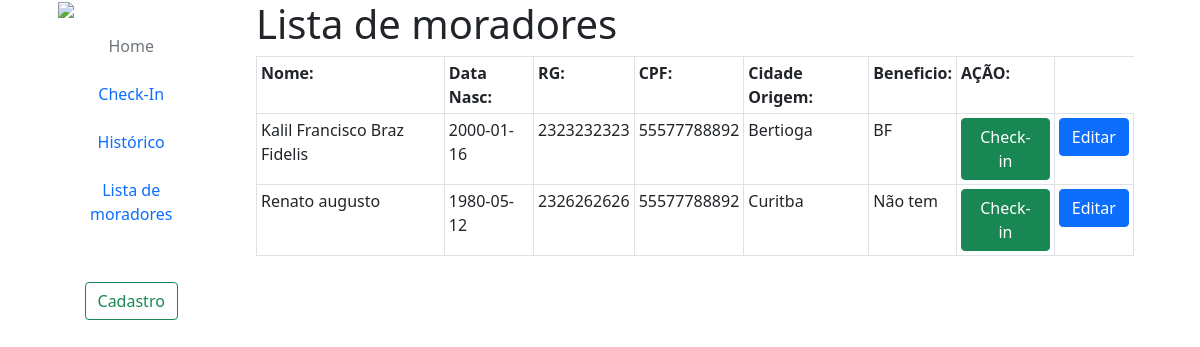
The app's page /fazcheckin.php, older data.
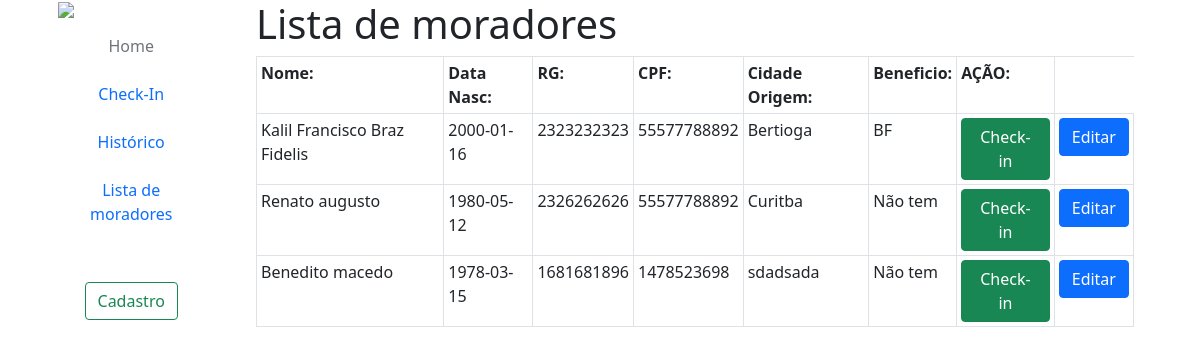
The same page, newer data.
### tables this page shows
CREATE TABLE moradores(
    id INTEGER PRIMARY KEY AUTOINCREMENT,
    nome TEXT NOT NULL,
    data_nasc TEXT NOT NULL,
    rg TEXT NOT NULL,
    cpf TEXT NOT NULL,
    cidade_origem TEXT NOT NULL,
    beneficio TEXT NOT NULL
    );

### fazcheckin.php (the view, shortened to what this page needs)
<?php
require 'Formularios/processo.php';
$sql = "SELECT * from moradores";
$stmt = $db->prepare($sql);
$stmt->execute();
$moradores = $stmt->fetchAll(PDO::FETCH_ASSOC);
?>
<!DOCTYPE html>
<html lang="pt-br">
    <head>
        <link href="https://cdn.jsdelivr.net/npm/bootstrap@5.0.2/dist/css/bootstrap.min.css" rel="stylesheet">
    </head>
    <body>
    <div class="container">
      <div class="row">
      <div class="col-2">
        <ul class="nav flex-column nav-fill">
        <li><img src="https://www.aparecida.sp.gov.br/img/logo_rodape.png" class="px-3 mb-2"></li>
        <li class="nav-item"><a href="index.html" class="nav-link px-2 mb-2 text-secondary">Home</a></li>
          <li class="nav-item"><a href="lista.php" class="nav-link px-2 mb-2">Check-In</a></li>
          <li class="nav-item"><a href="checarlista.php" class="nav-link px-2 mb-2">Histórico</a></li>
          <li class="nav-item"><a href="fazcheckin.php" class="nav-link px-5 mb-5">Lista de moradores</a></li>
          <li class="nav-item"><a href="cadmorador.html" class="btn btn-outline-success mb-5">Cadastro</a></li>
        </ul>
      </div>
      <div class="col-10">
        <div class="container">
        <h1>Lista de moradores</h1>
        <?php if (count($moradores) > 0): ?>
        <table class="table table-bordered table-sm table-responsive">
            <tr>
                <th>Nome:</th>
                <th>Data Nasc:</th>
                <th>RG:</th>
                <th>CPF:</th>
                <th>Cidade Origem:</th>
                <th>Beneficio:</th>
                <th>AÇÃO:</th>
            </tr>
            <?php foreach ($moradores as $m): ?>
            <tr>
                <td><?php echo ($m['nome'])?></td>
                <td><?php echo ($m['data_nasc'])?></td>
                <td><?php echo ($m['rg'])?></td>
                <td><?php echo ($m['cpf'])?></td>
                <td><?php echo ($m['cidade_origem'])?></td>
                <td><?php echo ($m['beneficio'])?></td>
                <td>
                    <form method="get" action = "Formularios/checkin.php" onsubmit="return confirm('Deseja confirmar o check-in?')">
                    <button class="btn btn-success" type = "submit">Check-in</button>
                    </form>
                </td>
                <td>
                    <form method="get" action = "Formularios/editar.php" onsubmit="return confirm('Deseja editar o cadastro?')">
                    <button class="btn btn-primary" type = "submit">Editar</button>
                    </form>
                </td>
            </tr>
            <?php endforeach; ?>
        </table>
        <?php else: ?>
            <p>Nenhum morador encontrado.</p>
        <?php endif; ?>
          </div>
        </body>
        </html>

Row changes from the older to the newer data that the page shows:
added moradores: nome "Benedito macedo", data_nasc "1978-03-15", rg "1681681896", cpf "1478523698", cidade_origem "sdadsada", beneficio "Não tem"
